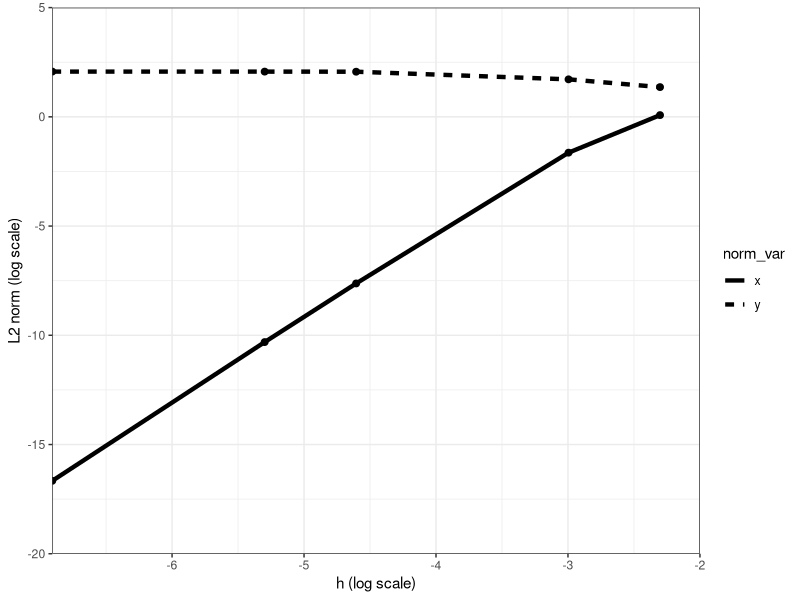

Reproduce this figure in R.
## script to generate plot for PS1 2b
library(ggplot2)

dat <- read.csv("L2_h.csv", header = FALSE)

colnames(dat) <- c("h", "x_norm", "y_norm")
dat$x_norm <- log(dat$x_norm)
dat$y_norm <- log(dat$y_norm)
dat$h <- log(dat$h)

ndat <- rbind(data.frame(h = dat$h, norm = dat$x_norm, norm_var = rep("x", times = nrow(dat))),
              data.frame(h = dat$h, norm = dat$y_norm, norm_var = rep("y", times = nrow(dat))))


out <- ggplot(ndat, aes(x = h, y = norm, linetype = norm_var)) +
    geom_point(size = 2) +
    geom_line(size = 1.5) +
    xlab("h (log scale)") +
    ylab("L2 norm (log scale)") +
    scale_y_continuous(expand = c(0,0), limits = c(-20, 5)) +
    scale_x_continuous(expand = c(0,0), limits = c(NA, -2)) +
    theme_bw()

is.vector(out)

filepath <- "p2b.png"
ggsave(filepath, out)


 



